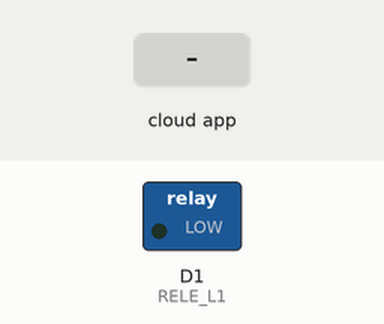
Simulated run of this sketch. Board: ESP8266 (NodeMCU). Parts: switched loads named in the sketch (green lamp = pin HIGH). Inputs (shaded band) come from the test bench.

Above: at 2.7 s.
2.8 s: the phone or cloud app sets L1 to 0
At 4.0 s:
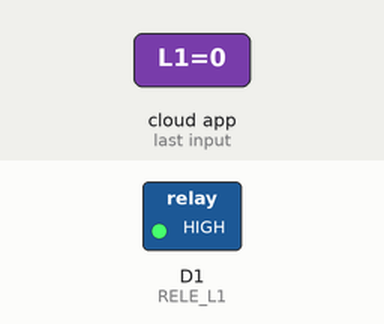
4.3 s: the phone or cloud app sets L1 to 1
At 5.2 s:
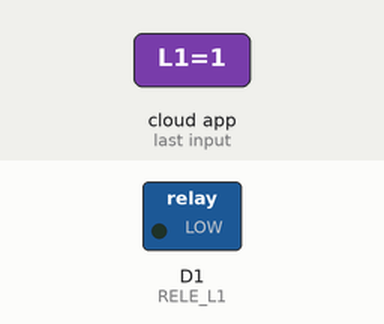
Timing chart, 0 to 7.3 s (numbered marks = the images above; inputs shaded):
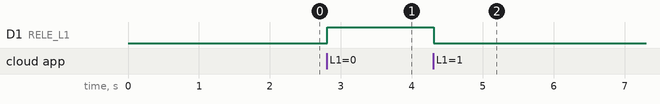

Measured:
- after the input at 2.8 s, D1 (RELE_L1): LOW → HIGH at once
- after the input at 4.3 s, D1 (RELE_L1): HIGH → LOW at once

The sketch:

adafruitio_RELE.ino
```cpp
// Adafruit IO Subscription Example
//
//Author: Marco Polo Souza Altieri
//TIA: 41703170
//Disc: Objetos Inteligentes
/************************** Configuration ***********************************/

// edit the config.h tab and enter your Adafruit IO credentials
// and any additional configuration needed for WiFi, cellular,
// or ethernet clients.
#include "config.h"

/************************ Example Starts Here *******************************/
#define RELE_L1 D1

// set up the 'counter' feed
AdafruitIO_Feed *bombaL1 = io.feed("L1");

void setup() {
pinMode(RELE_L1,OUTPUT);

  // start MQTT connection to io.adafruit.com
  io.connect();

  // set up a message handler for the count feed.
  // the handleMessage function (defined below)
  // will be called whenever a message is
  // received from adafruit io.
  bombaL1->onMessage(handleMessage);

  // wait for an MQTT connection
  // NOTE: when blending the HTTP and MQTT API, always use the mqttStatus
  // method to check on MQTT connection status specifically
  while(io.mqttStatus() < AIO_CONNECTED) {
    delay(100);
  }

  // Because Adafruit IO doesn't support the MQTT retain flag, we can use the
  // get() function to ask IO to resend the last value for this feed to just
  // this MQTT client after the io client is connected.
  bombaL1->get();


}

void loop() {

  // io.run(); is required for all sketches.
  // it should always be present at the top of your loop
  // function. it keeps the client connected to
  // io.adafruit.com, and processes any incoming data.
  io.run();

  // Because this sketch isn't publishing, we don't need
  // a delay() in the main program loop.

}

// this function is called whenever a 'counter' message
// is received from Adafruit IO. it was attached to
// the counter feed in the setup() function above.
void handleMessage(AdafruitIO_Data *data) {

  if(data->isTrue()){
    digitalWrite(RELE_L1,LOW);
  }
  else{
  digitalWrite(RELE_L1,HIGH);
  }


}
```

config.h
```cpp
/************************ Adafruit IO Config *******************************/

// visit io.adafruit.com if you need to create an account,
// or if you need your Adafruit IO key.

//censura pelo autor pois possui informaçõpes pessoais.
#define IO_USERNAME  "**"
#define IO_KEY       "***"
/******************************* WIFI **************************************/

// the AdafruitIO_WiFi client will work with the following boards:
//   - HUZZAH ESP8266 Breakout -> https://www.adafruit.com/products/2471
//   - Feather HUZZAH ESP8266 -> https://www.adafruit.com/products/2821
//   - Feather HUZZAH ESP32 -> https://www.adafruit.com/product/3405
//   - Feather M0 WiFi -> https://www.adafruit.com/products/3010
//   - Feather WICED -> https://www.adafruit.com/products/3056
//   - Adafruit PyPortal -> https://www.adafruit.com/product/4116
//   - Adafruit Metro M4 Express AirLift Lite ->
//   https://www.adafruit.com/product/4000
//   - Adafruit AirLift Breakout -> https://www.adafruit.com/product/4201
//   - Adafruit AirLift Shield -> https://www.adafruit.com/product/4285
//   - Adafruit AirLift FeatherWing -> https://www.adafruit.com/product/4264

//censura pelo autor pois possui informaçõpes pessoais.
#define WIFI_SSID "****"
#define WIFI_PASS "****"

// uncomment the following line if you are using airlift
// #define USE_AIRLIFT

// uncomment the following line if you are using winc1500
// #define USE_WINC1500

// comment out the following lines if you are using fona or ethernet
#include "AdafruitIO_WiFi.h"

#if defined(USE_AIRLIFT) || defined(ADAFRUIT_METRO_M4_AIRLIFT_LITE) ||         \
    defined(ADAFRUIT_PYPORTAL)
// Configure the pins used for the ESP32 connection
#if !defined(SPIWIFI_SS) // if the wifi definition isnt in the board variant
// Don't change the names of these #define's! they match the variant ones
#define SPIWIFI SPI
#define SPIWIFI_SS 10 // Chip select pin
#define NINA_ACK 9    // a.k.a BUSY or READY pin
#define NINA_RESETN 6 // Reset pin
#define NINA_GPIO0 -1 // Not connected
#endif
AdafruitIO_WiFi io(IO_USERNAME, IO_KEY, WIFI_SSID, WIFI_PASS, SPIWIFI_SS,
                   NINA_ACK, NINA_RESETN, NINA_GPIO0, &SPIWIFI);
#else
AdafruitIO_WiFi io(IO_USERNAME, IO_KEY, WIFI_SSID, WIFI_PASS);
#endif
/******************************* FONA **************************************/

// the AdafruitIO_FONA client will work with the following boards:
//   - Feather 32u4 FONA -> https://www.adafruit.com/product/3027

// uncomment the following two lines for 32u4 FONA,
// and comment out the AdafruitIO_WiFi client in the WIFI section
// #include "AdafruitIO_FONA.h"
// AdafruitIO_FONA io(IO_USERNAME, IO_KEY);

/**************************** ETHERNET ************************************/

// the AdafruitIO_Ethernet client will work with the following boards:
//   - Ethernet FeatherWing -> https://www.adafruit.com/products/3201

// uncomment the following two lines for ethernet,
// and comment out the AdafruitIO_WiFi client in the WIFI section
// #include "AdafruitIO_Ethernet.h"
// AdafruitIO_Ethernet io(IO_USERNAME, IO_KEY);
```
